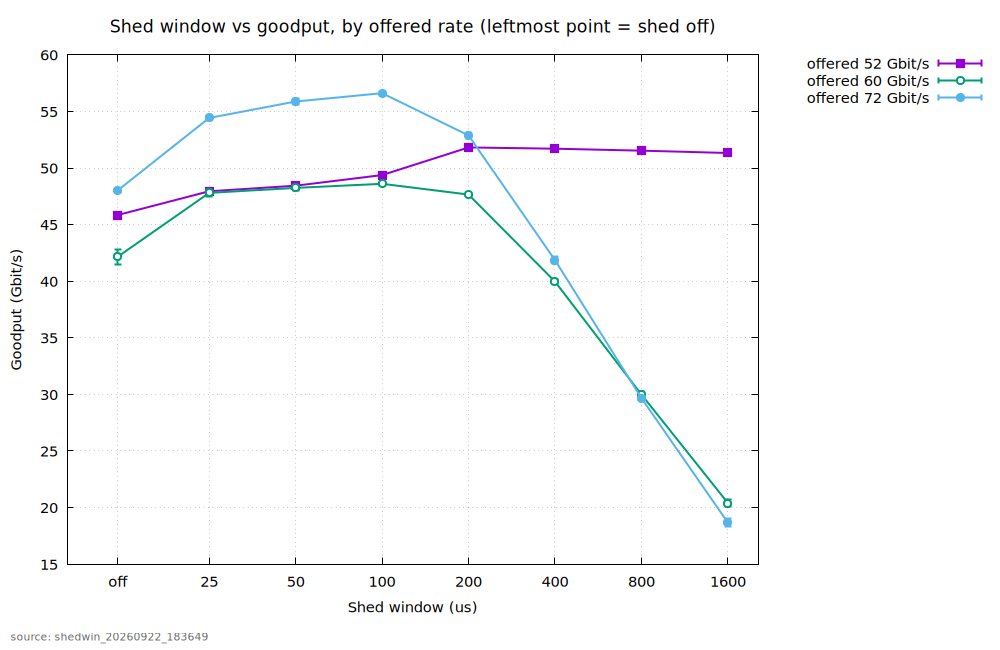

Write gnuplot code to recreate this figure.
set terminal pngcairo size 1000,650 noenhanced font "Sans,11"
set output "/home/chanseo/lab/figures/fig08_shed_window.png"
set title "Shed window vs goodput, by offered rate (leftmost point = shed off)" font "Sans,13"
set xlabel "Shed window (us)"
set ylabel "Goodput (Gbit/s)"
set grid
set key outside right top
set label "source: shedwin_20260922_183649" at screen 0.01,0.02 font "Sans,8" tc rgb "#666666"
set bmargin 5
set logscale x 2

set xtics ("off" 12, "25" 25, "50" 50, "100" 100, "200" 200, "400" 400, "800" 800, "1600" 1600)
plot "/home/chanseo/lab/figures/fig08.dat" index 0 using 1:2:3 with yerrorlines lw 2 pt 5 ps 1.2 title "offered 52 Gbit/s", "/home/chanseo/lab/figures/fig08.dat" index 1 using 1:2:3 with yerrorlines lw 2 pt 6 ps 1.2 title "offered 60 Gbit/s", "/home/chanseo/lab/figures/fig08.dat" index 2 using 1:2:3 with yerrorlines lw 2 pt 7 ps 1.2 title "offered 72 Gbit/s"
